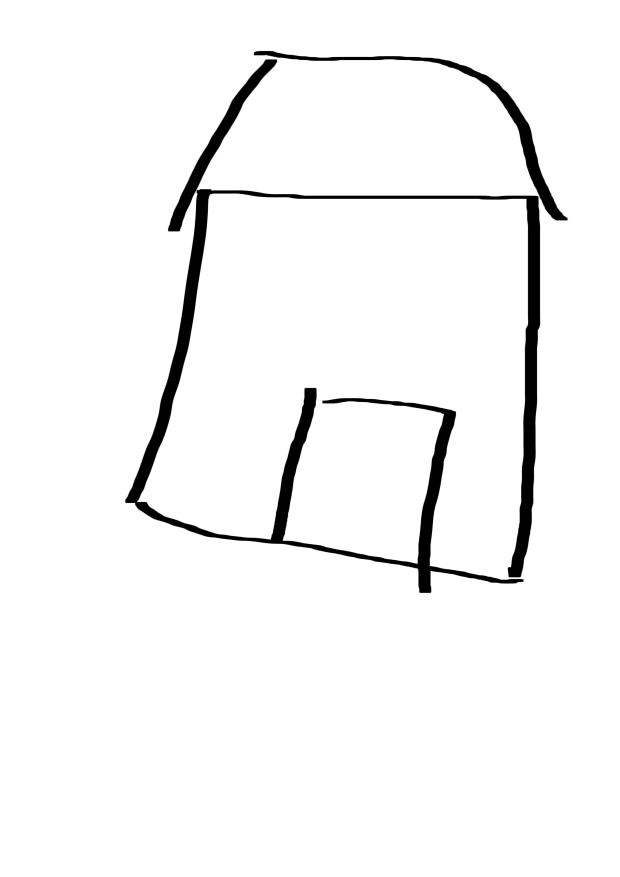
#> input picture Python/OpenCV/DL/Pics/house.png, 2480 x 3508 px (shown at 1/4 size)
$ python approximation.py
#> lines starting #> are read from the running program, lines starting #| are printed output that depends on the picture; after the words box and inside, x2 and y2 are one past the last pixel; in counts of white or black regions, pixels touching at a corner belong together
#! /usr/bin/python3

import numpy as np
import cv2

# Load image and keep a copy;
image = cv2.imread( "Pics/house.png" );
#> image is the input picture: shape (3508, 2480, 3); min 0, max 255, mean 245.2
image = cv2.resize( image, ( 512, 512 ) );
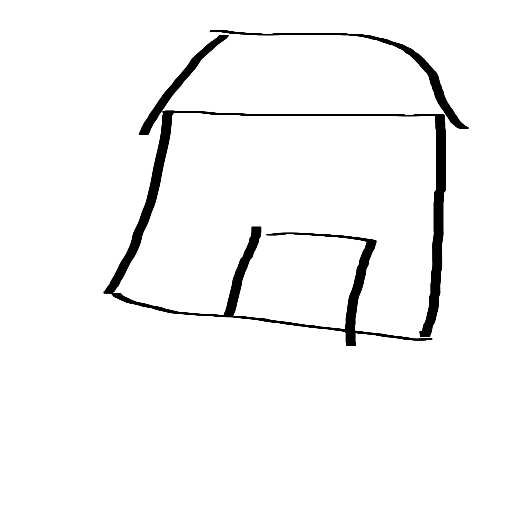
#> image: shape (512, 512, 3); min 0, max 255, mean 245.1

original = image.copy();
img = image.copy();

# GrayScale and Binarize;
gray = cv2.cvtColor( image, cv2.COLOR_BGR2GRAY );
ret, thresh = cv2.threshold( gray, 127, 255, cv2.THRESH_BINARY_INV );
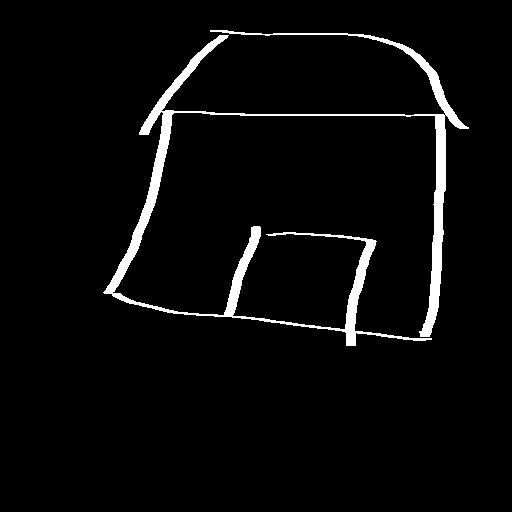
#> thresh: shape (512, 512); 3.9% white; 1 white region

# Find Contours;
contours, heirarchy = cv2.findContours( thresh.copy(), cv2.RETR_LIST, cv2.CHAIN_APPROX_NONE );
#> contours = 1 contour; box (x1, y1, x2, y2) and area: (103, 30, 469, 346) 8410

# Iterate through each contour and compute the bounding rectagle;
for c in contours:
    x, y, w, h = cv2.boundingRect( c );

    cv2.rectangle( original, ( x, y ), ( x + w, y + h ), ( 255, 0, 0 ), 2 );
#> this loop made 1 pass
#> (x, y, w, h) on pass 1: (103, 30, 366, 316)
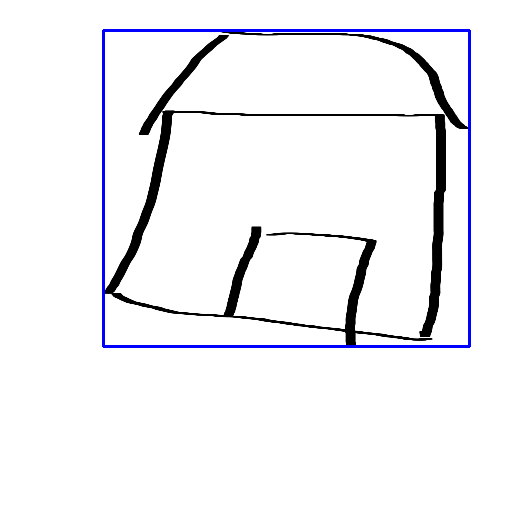
#> original: shape (512, 512, 3); 1.56% of pixels changed, all inside (x1, y1, x2, y2) = (102, 29, 471, 348)

# Iterate through each contour and compute the approx contour;
for c in contours:
    # Calculate accuracy as a percentage of the contour perimeter;
    accuracy = 0.03 * cv2.arcLength( c, True );
    approx = cv2.approxPolyDP( c, accuracy, True );

    cv2.drawContours( image, [ approx ], 0, ( 0, 255, 0 ), 2 );
#> this loop made 1 pass
#> accuracy on pass 1: 110
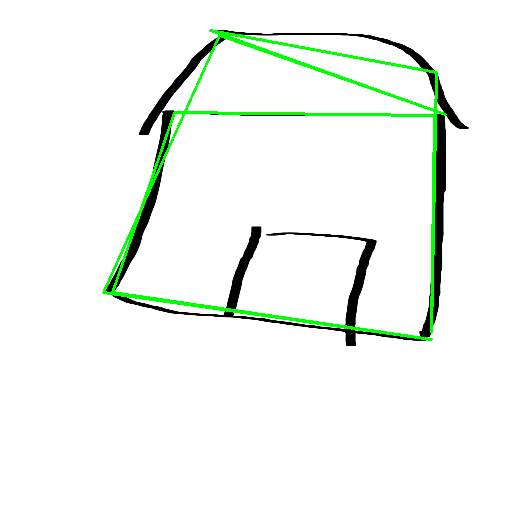
#> image: shape (512, 512, 3); 2.12% of pixels changed, all inside (x1, y1, x2, y2) = (102, 29, 447, 341)

cv2.imshow( "Original", img );
cv2.imshow( "Bounding Rectangle", original );
cv2.imshow( "Approx Poly DP", image );

cv2.waitKey( 0 );
cv2.destroyAllWindows();

$ run again, with Python/OpenCV/DL/Pics/square.png copied over Python/OpenCV/DL/Pics/house.png
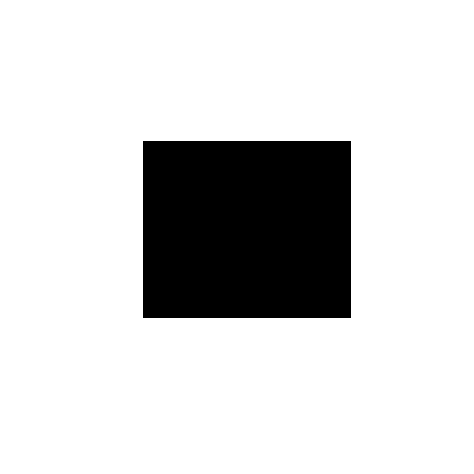
#> input picture Python/OpenCV/DL/Pics/square.png, 474 x 474 px
#> image is the input picture: shape (474, 474, 3); 83.6% white; 1 black region, box (x1, y1, x2, y2) and area: (143, 141, 351, 318) 36816
#> thresh: shape (512, 512); 16.4% white; 1 white region
#> contours = 1 contour; box (x1, y1, x2, y2) and area: (154, 152, 379, 343) 42560
#> the loop `for c in contours:` made 1 pass
#> (x, y, w, h) on pass 1: (154, 152, 225, 191)
#> after the loop `for c in contours:`:
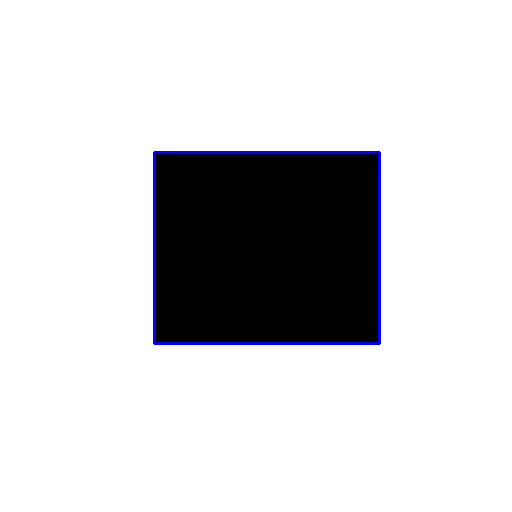
#> original: shape (512, 512, 3); mean B, G, R 214.4, 212, 212
#> the loop `for c in contours:` made 1 pass
#> (accuracy, approx) on pass 1: (24.82, [[154, 153], [154, 342], [378, 342], [378, 152]])
#> after the loop `for c in contours:`:
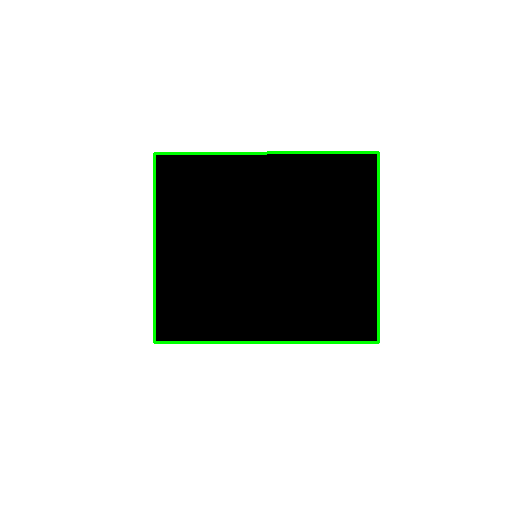
#> image: shape (512, 512, 3); mean B, G, R 212.5, 214.9, 212.5

$ run again, with Python/OpenCV/DL/Pics/BunchaShapes.jpeg saved as Python/OpenCV/DL/Pics/house.png
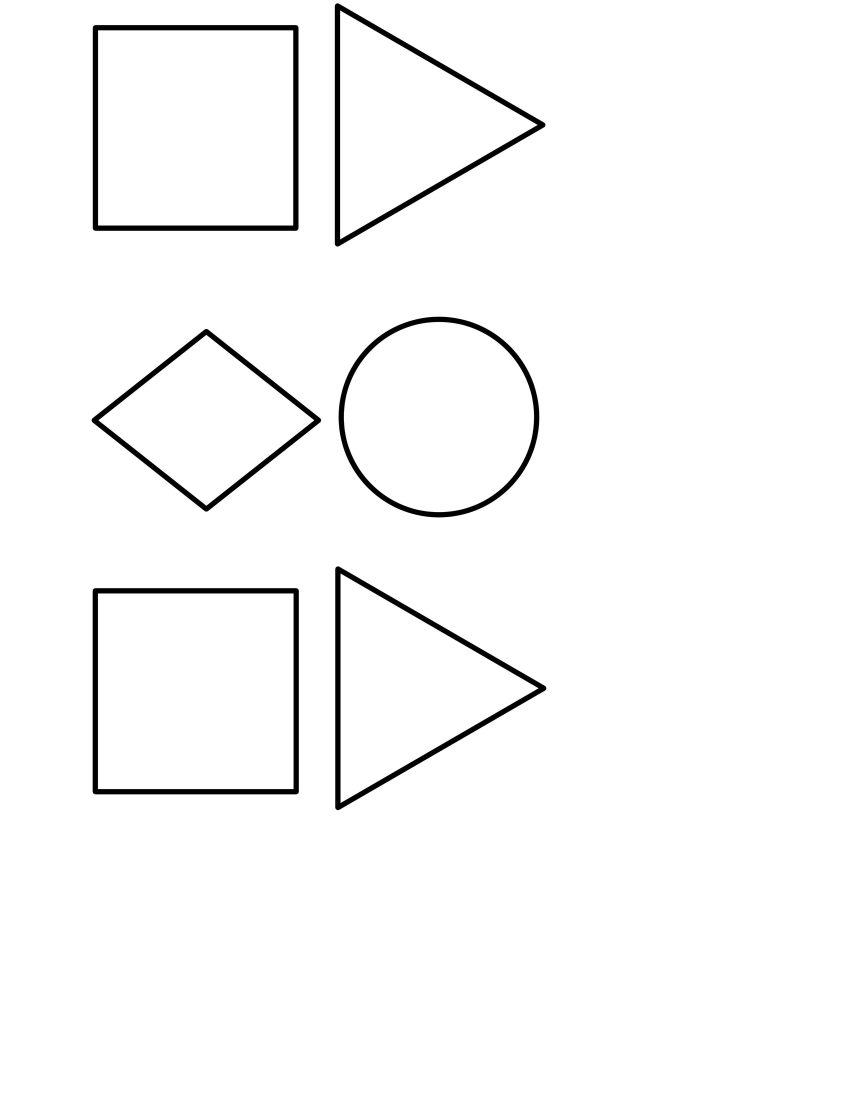
#> input picture Python/OpenCV/DL/Pics/BunchaShapes.jpeg, 2550 x 3300 px (shown at 1/3 size)
#> image is the input picture: shape (3300, 2550, 3); min 0, max 255, mean 249
#> `ret, thresh = cv2.threshold( gray, 127, 255, cv2.THRESH_BINARY_INV );`:
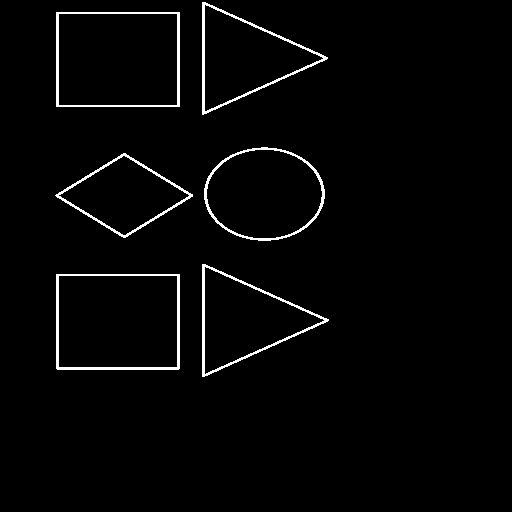
#> thresh: shape (512, 512); 2.3% white in thin lines or dots, all inside (x1, y1, x2, y2) = (55, 2, 329, 377)
#> contours = 12 contours; largest, box (x1, y1, x2, y2) and area: (56, 274, 180, 370) 11684, (56, 12, 180, 107) 11562, (58, 275, 178, 368) 10946, (58, 13, 178, 106) 10946, (204, 147, 325, 241) 8708
#> the loop `for c in contours:` made 12 passes
#> (x, y, w, h) on passes 1 to 8: (58, 275, 120, 93), (56, 274, 124, 96), (204, 266, 121, 109), (202, 264, 127, 113), (58, 155, 132, 81), (55, 153, 138, 85), (206, 149, 117, 90), (204, 147, 121, 94)
#> the loop `for c in contours:` made 12 passes
#> (accuracy, approx) on passes 1, 2, 3, 4, 5, 6, 9, 10: (12.59, [[58, 276], [176, 275], [177, 366], [59, 367]]), (13.04, [[56, 274], [57, 369], [179, 368], [179, 274]]), (11.75, [[204, 373], [205, 266], [324, 320]]), (12.33, [[202, 264], [202, 376], [328, 320]]), (9.85, [[123, 155], [189, 195], [125, 235], [58, 195]]), (10.34, [[123, 153], [55, 195], [125, 237], [192, 194]]), (12.59, [[58, 14], [176, 13], [177, 104], [59, 105]]), (13.02, [[56, 12], [56, 106], [179, 106], [179, 12]])
#> after the loop `for c in contours:`:
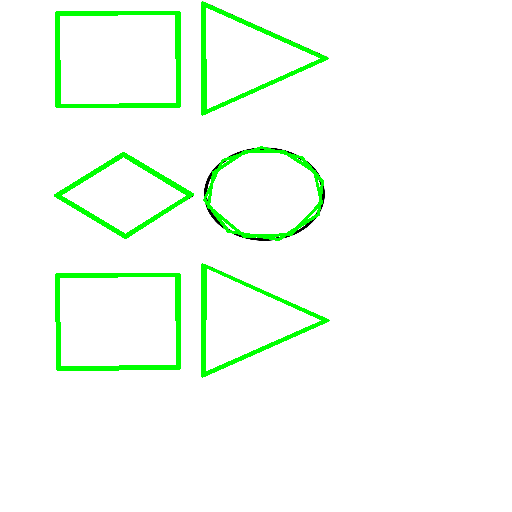
#> image: shape (512, 512, 3); mean B, G, R 244.1, 254.6, 244.1
